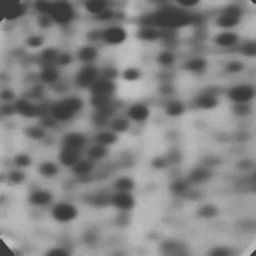
%> input picture imgs/dipum_images_ch10/Fig1022(a)(gel-image).tif, 256 x 256 px
$ octave chapter10.m   (GNU Octave 9; MATLAB toolbox functions it lacks are replaced by stand-ins)
%> lines starting %> are read from the running program, lines starting %| are printed output that depends on the picture; in (x1, y1, x2, y2) boxes, pixels count from 0 and x2, y2 are one past the last pixel; in counts of white or black regions, pixels touching at a corner belong together; the program's own positions count from 1
clear
close all
clc

addpath('../dipum_1.1.3_mcodes/');
%% example 10.1
% [8 lines of commented-out code are left out]

%% example 10.2
% [16 lines of commented-out code are left out]

%% example 10.3
% [13 lines of commented-out code are left out]

%% example 10.4
% f = imread('../imgs/dipum_images_ch10/Fig1006(a)(building).tif');
% imshow(f, []);
% [g_sobel_default, t_sobel] = edge(f, 'sobel');
% [g_log_default, t_log] = edge(f, 'log');
% [g_canny_default, t_canny] = edge(f, 'canny');
% figure, imshow(g_sobel_default, []);
% figure, imshow(g_log_default, []);
% figure, imshow(g_canny_default, []);
% g_sobel = edge(f, 'sobel', 0.05);
% g_log = edge(f, 'log', 0.003, 2.25);
% g_canny = edge(f, 'canny', [0.04,0.1], 1.5);
% figure, imshow(g_sobel, []);
% figure, imshow(g_log, []);
% figure, imshow(g_canny, []);

%% example 10.5
% [6 lines of commented-out code are left out]

%% example 10.7
% f = imread('../imgs/dipum_images_ch10/Fig1013(a)(scanned-text-grayscale).tif');
% imshow(f, []);
% t = graythresh(f);
% figure, imshow(imbinarize(im2double(f), t));

%% example 10.8
% f = imread('../imgs/dipum_images_ch10/Fig1014(a)(defective_weld).tif');
% imshow(f, []);
% s = 225; t = 65;
% [g, nr, si, ti] = regiongrow(f, s, t);
% figure, imshow(si, []);
% figure, imshow(ti, []);
% figure, imshow(g, []);

%% example 10.10
% f = imread('../imgs/dipum_images_ch10/Fig1020(a)(binary-dowel-image).tif');
% imshow(f, []);
% fc = ~f;
% figure, imshow(fc, []);
% d = bwdist(fc);
% figure, imshow(d, []);
% l = watershed(-d);
% figure, imshow(l, []);
% w = l==0;
% figure, imshow(w);
% figure, imshow(f & ~w);

%% example 10.11
% [15 lines of commented-out code are left out]

%% example 10.12
f = imread('../imgs/dipum_images_ch10/Fig1022(a)(gel-image).tif');
%> f is the input picture: size 256x256 uint8; min 57, max 199, mean 130
imshow(f);
h = fspecial('sobel');
fd = double(f);
g = sqrt(imfilter(fd,h,'replicate').^2 + imfilter(fd,h','replicate').^2);
l = watershed(g);
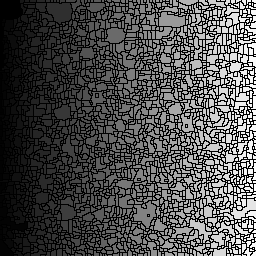
%> l: size 256x256 uint16; min 0, max 2461, mean 746.1; drawn with min black and max white
wr = l==0;
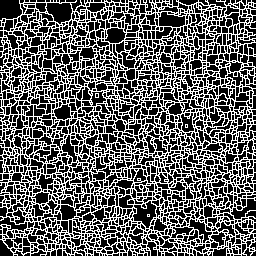
%> wr: size 256x256 logical; 37.4% white in thin lines or dots
figure, imshow(wr);

rm = imregionalmin(g);
%> rm: size 256x256 logical; 12% white in thin lines or dots
figure, imshow(rm);

im = imextendedmin(f, 5);
%> im: size 256x256 logical; 7% white; 75 white regions (11 under 20 px), largest, box (x1, y1, x2, y2) and area: (39, 3, 71, 22) 369, (154, 12, 189, 26) 363, (0, 0, 22, 21) 345
fim = f;
fim(im) = 175;
%> fim: size 256x256 uint8; 7% of pixels changed, all inside (x1, y1, x2, y2) = (0, 0, 256, 256)
figure, imshow(fim, []);

lim = watershed(bwdist(im));
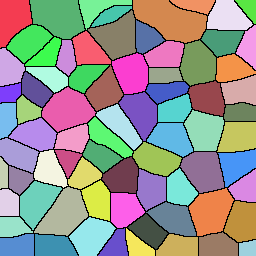
%> lim: size 256x256 uint8; 76 distinct labels, from 0 to 75; one colour per label, 0 black
em = lim==0;
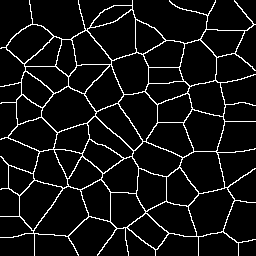
%> em: size 256x256 logical; 7.4% white in thin lines or dots
figure, imshow(em);

g2 = imimposemin(g, im|em);
figure, imshow(g2);
%> after `imshow(g2)`:
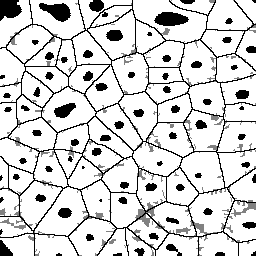
%> displayed picture: size 256x256, on the screen's scale of 0 to 255; min 0, max 255, mean 213.3
l2 = watershed(g2);
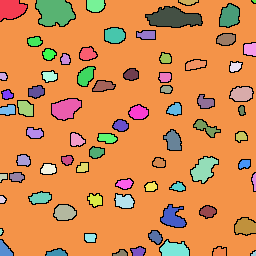
%> l2: size 256x256 uint8; 76 distinct labels, from 0 to 75; one colour per label, 0 black
f2 = f;
f2(l2==0) = 255;
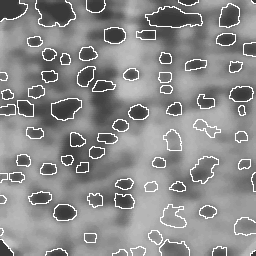
%> f2: size 256x256 uint8; 6.39% of pixels changed, all inside (x1, y1, x2, y2) = (0, 0, 256, 256)
figure, imshow(f2);
